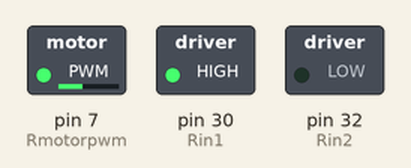
Simulated run of this sketch. Board: Arduino Mega 2560, built with avr-gcc and run on an emulated ATmega2560. On the bench: switched loads named in the sketch (green lamp = pin HIGH).

Above: at 0.1 s.
Timing chart, 0 to 1.6 s (numbered marks = the images above):
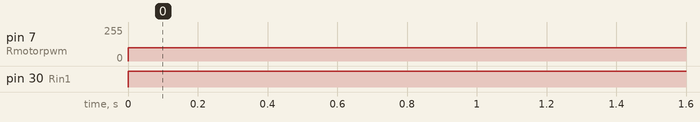

The sketch:

motorcontrol.ino
```cpp
//these pins can not be changed 2/3 are special pins


//For right motor
int Rmotorpwm = 7;
int Rin1 = 30;
int Rin2 = 32;

void setup() {
  Serial.begin (9600);


  // set all the motor control pins to outputs

  pinMode(Rmotorpwm, OUTPUT);

  pinMode(Rin1, OUTPUT);
  pinMode(Rin2, OUTPUT);

}

void loop() {
     digitalWrite(Rin1, HIGH);
    digitalWrite(Rin2, LOW);
    analogWrite(Rmotorpwm,100);
  delay(1000); //just here to slow down the output, and show it will work  even during a delay
}
```

Measured:
- by itself, pin 7 (Rmotorpwm): 0/255 → 100/255 at 0.00 s
- by itself, pin 30 (Rin1): LOW → HIGH at 0.00 s
